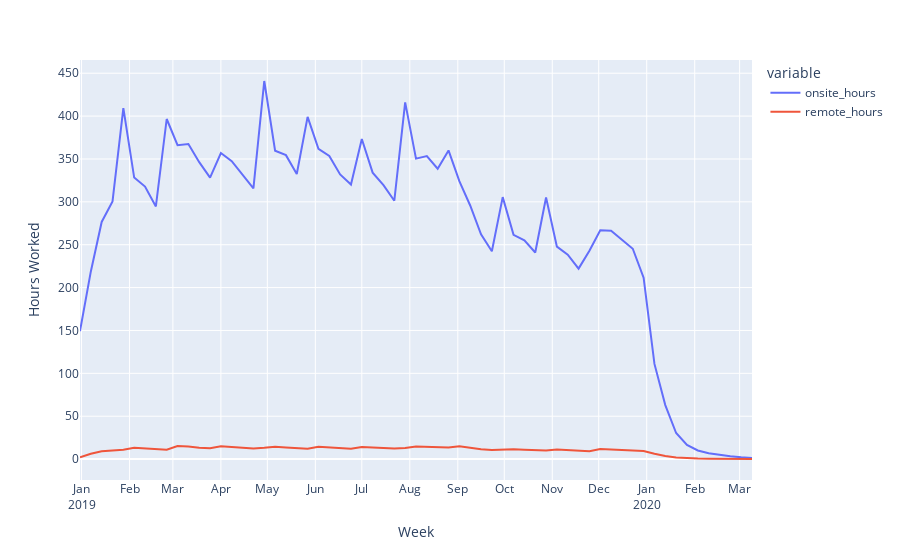

Source (notebook cell):
### Code cell
fig0 = px.line(df_rolling / 40, 
               x = df_rolling.index, 
               y = df_rolling.columns[0:2])

fig0.update_xaxes(
    dtick="M1",
    tickformat="%b\n%Y",
#     rangeslider_visible=True
)

fig0.update_layout(
    xaxis_title = 'Week',
    yaxis_title = 'Hours Worked'
)

fig0.show();
